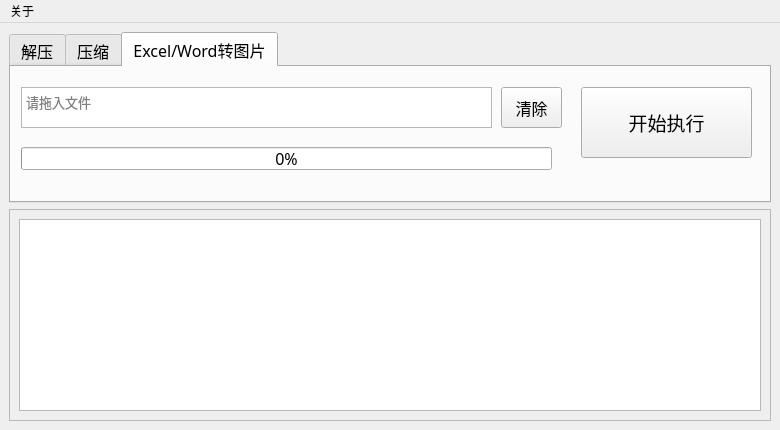
<?xml version="1.0" encoding="UTF-8"?>
<ui version="4.0">
 <class>MainWindow</class>
 <widget class="QMainWindow" name="MainWindow">
  <property name="geometry">
   <rect>
    <x>0</x>
    <y>0</y>
    <width>780</width>
    <height>430</height>
   </rect>
  </property>
  <property name="minimumSize">
   <size>
    <width>780</width>
    <height>430</height>
   </size>
  </property>
  <property name="maximumSize">
   <size>
    <width>780</width>
    <height>430</height>
   </size>
  </property>
  <property name="windowTitle">
   <string>MainWindow</string>
  </property>
  <widget class="QWidget" name="centralwidget">
   <layout class="QGridLayout" name="gridLayout">
    <item row="0" column="0">
     <widget class="QTabWidget" name="tabWidget">
      <property name="font">
       <font>
        <family>华文中宋</family>
        <pointsize>12</pointsize>
       </font>
      </property>
      <property name="currentIndex">
       <number>2</number>
      </property>
      <widget class="QWidget" name="tab_uncompress">
       <attribute name="title">
        <string>解压</string>
       </attribute>
       <widget class="QPushButton" name="pushButton_uncompress_start">
        <property name="geometry">
         <rect>
          <x>570</x>
          <y>20</y>
          <width>171</width>
          <height>71</height>
         </rect>
        </property>
        <property name="font">
         <font>
          <pointsize>14</pointsize>
         </font>
        </property>
        <property name="text">
         <string>开始执行</string>
        </property>
       </widget>
       <widget class="QTextEdit" name="textEdit_uncompress_filePath">
        <property name="geometry">
         <rect>
          <x>10</x>
          <y>20</y>
          <width>471</width>
          <height>41</height>
         </rect>
        </property>
        <property name="font">
         <font>
          <pointsize>10</pointsize>
         </font>
        </property>
        <property name="cursor" stdset="0">
         <cursorShape>IBeamCursor</cursorShape>
        </property>
        <property name="inputMethodHints">
         <set>Qt::ImhMultiLine</set>
        </property>
        <property name="frameShape">
         <enum>QFrame::StyledPanel</enum>
        </property>
        <property name="frameShadow">
         <enum>QFrame::Sunken</enum>
        </property>
        <property name="acceptRichText">
         <bool>false</bool>
        </property>
        <property name="placeholderText">
         <string>请拖入文件</string>
        </property>
       </widget>
       <widget class="QProgressBar" name="progressBar_uncompress_progress">
        <property name="geometry">
         <rect>
          <x>10</x>
          <y>80</y>
          <width>531</width>
          <height>23</height>
         </rect>
        </property>
        <property name="value">
         <number>0</number>
        </property>
       </widget>
       <widget class="QPushButton" name="pushButton_uncompress_clear">
        <property name="geometry">
         <rect>
          <x>490</x>
          <y>20</y>
          <width>61</width>
          <height>41</height>
         </rect>
        </property>
        <property name="text">
         <string>清除</string>
        </property>
       </widget>
      </widget>
      <widget class="QWidget" name="tab_compress">
       <attribute name="title">
        <string>压缩</string>
       </attribute>
       <widget class="QTextEdit" name="textEdit_compress_filePath">
        <property name="geometry">
         <rect>
          <x>10</x>
          <y>20</y>
          <width>471</width>
          <height>41</height>
         </rect>
        </property>
        <property name="font">
         <font>
          <pointsize>10</pointsize>
         </font>
        </property>
        <property name="cursor" stdset="0">
         <cursorShape>IBeamCursor</cursorShape>
        </property>
        <property name="frameShape">
         <enum>QFrame::StyledPanel</enum>
        </property>
        <property name="frameShadow">
         <enum>QFrame::Sunken</enum>
        </property>
        <property name="acceptRichText">
         <bool>false</bool>
        </property>
        <property name="placeholderText">
         <string>请拖入文件</string>
        </property>
       </widget>
       <widget class="QPushButton" name="pushButton_compress_start">
        <property name="geometry">
         <rect>
          <x>570</x>
          <y>20</y>
          <width>171</width>
          <height>71</height>
         </rect>
        </property>
        <property name="font">
         <font>
          <pointsize>14</pointsize>
         </font>
        </property>
        <property name="text">
         <string>开始执行</string>
        </property>
       </widget>
       <widget class="QProgressBar" name="progressBar_compress_progress">
        <property name="geometry">
         <rect>
          <x>10</x>
          <y>80</y>
          <width>531</width>
          <height>23</height>
         </rect>
        </property>
        <property name="value">
         <number>0</number>
        </property>
       </widget>
       <widget class="QPushButton" name="pushButton_compress_clear">
        <property name="geometry">
         <rect>
          <x>490</x>
          <y>20</y>
          <width>61</width>
          <height>41</height>
         </rect>
        </property>
        <property name="text">
         <string>清除</string>
        </property>
       </widget>
      </widget>
      <widget class="QWidget" name="tab_excel2image">
       <attribute name="title">
        <string>Excel/Word转图片</string>
       </attribute>
       <widget class="QProgressBar" name="progressBar_wps2image_progress">
        <property name="geometry">
         <rect>
          <x>10</x>
          <y>80</y>
          <width>531</width>
          <height>23</height>
         </rect>
        </property>
        <property name="value">
         <number>0</number>
        </property>
       </widget>
       <widget class="QTextEdit" name="textEdit_wps2image_filePath">
        <property name="geometry">
         <rect>
          <x>10</x>
          <y>20</y>
          <width>471</width>
          <height>41</height>
         </rect>
        </property>
        <property name="font">
         <font>
          <pointsize>10</pointsize>
         </font>
        </property>
        <property name="cursor" stdset="0">
         <cursorShape>IBeamCursor</cursorShape>
        </property>
        <property name="frameShape">
         <enum>QFrame::StyledPanel</enum>
        </property>
        <property name="frameShadow">
         <enum>QFrame::Sunken</enum>
        </property>
        <property name="acceptRichText">
         <bool>false</bool>
        </property>
        <property name="placeholderText">
         <string>请拖入文件</string>
        </property>
       </widget>
       <widget class="QPushButton" name="pushButton_wps2image_start">
        <property name="geometry">
         <rect>
          <x>570</x>
          <y>20</y>
          <width>171</width>
          <height>71</height>
         </rect>
        </property>
        <property name="font">
         <font>
          <pointsize>14</pointsize>
         </font>
        </property>
        <property name="text">
         <string>开始执行</string>
        </property>
       </widget>
       <widget class="QPushButton" name="pushButton_wps2image_clear">
        <property name="geometry">
         <rect>
          <x>490</x>
          <y>20</y>
          <width>61</width>
          <height>41</height>
         </rect>
        </property>
        <property name="text">
         <string>清除</string>
        </property>
       </widget>
      </widget>
     </widget>
    </item>
    <item row="1" column="0">
     <widget class="QScrollArea" name="scrollArea">
      <property name="font">
       <font>
        <kerning>true</kerning>
       </font>
      </property>
      <property name="focusPolicy">
       <enum>Qt::StrongFocus</enum>
      </property>
      <property name="widgetResizable">
       <bool>true</bool>
      </property>
      <widget class="QWidget" name="scrollAreaWidgetContents">
       <property name="geometry">
        <rect>
         <x>0</x>
         <y>0</y>
         <width>756</width>
         <height>214</height>
        </rect>
       </property>
       <layout class="QGridLayout" name="gridLayout_2">
        <item row="0" column="0">
         <widget class="QPlainTextEdit" name="plainTextEdit_debug"/>
        </item>
       </layout>
      </widget>
     </widget>
    </item>
   </layout>
  </widget>
  <widget class="QMenuBar" name="menuBar">
   <property name="geometry">
    <rect>
     <x>0</x>
     <y>0</y>
     <width>780</width>
     <height>26</height>
    </rect>
   </property>
   <widget class="QMenu" name="menu">
    <property name="title">
     <string>关于</string>
    </property>
    <addaction name="actionGithub"/>
    <addaction name="actionauthor"/>
   </widget>
   <addaction name="menu"/>
  </widget>
  <action name="actionGithub">
   <property name="text">
    <string>Github</string>
   </property>
  </action>
  <action name="actionauthor">
   <property name="text">
    <string>作者</string>
   </property>
  </action>
 </widget>
 <resources/>
 <connections>
  <connection>
   <sender>pushButton_uncompress_start</sender>
   <signal>clicked()</signal>
   <receiver>MainWindow</receiver>
   <slot>uncompress_start()</slot>
   <hints>
    <hint type="sourcelabel">
     <x>720</x>
     <y>129</y>
    </hint>
    <hint type="destinationlabel">
     <x>774</x>
     <y>171</y>
    </hint>
   </hints>
  </connection>
  <connection>
   <sender>pushButton_compress_start</sender>
   <signal>clicked()</signal>
   <receiver>MainWindow</receiver>
   <slot>compress_start()</slot>
   <hints>
    <hint type="sourcelabel">
     <x>727</x>
     <y>133</y>
    </hint>
    <hint type="destinationlabel">
     <x>772</x>
     <y>165</y>
    </hint>
   </hints>
  </connection>
  <connection>
   <sender>pushButton_wps2image_start</sender>
   <signal>clicked()</signal>
   <receiver>MainWindow</receiver>
   <slot>wps2image_start()</slot>
   <hints>
    <hint type="sourcelabel">
     <x>705</x>
     <y>122</y>
    </hint>
    <hint type="destinationlabel">
     <x>761</x>
     <y>196</y>
    </hint>
   </hints>
  </connection>
  <connection>
   <sender>pushButton_uncompress_clear</sender>
   <signal>clicked()</signal>
   <receiver>MainWindow</receiver>
   <slot>uncompress_clear()</slot>
   <hints>
    <hint type="sourcelabel">
     <x>533</x>
     <y>106</y>
    </hint>
    <hint type="destinationlabel">
     <x>566</x>
     <y>199</y>
    </hint>
   </hints>
  </connection>
  <connection>
   <sender>pushButton_compress_clear</sender>
   <signal>clicked()</signal>
   <receiver>MainWindow</receiver>
   <slot>compress_clear()</slot>
   <hints>
    <hint type="sourcelabel">
     <x>528</x>
     <y>108</y>
    </hint>
    <hint type="destinationlabel">
     <x>583</x>
     <y>29</y>
    </hint>
   </hints>
  </connection>
  <connection>
   <sender>pushButton_wps2image_clear</sender>
   <signal>clicked()</signal>
   <receiver>MainWindow</receiver>
   <slot>wps2image_clear()</slot>
   <hints>
    <hint type="sourcelabel">
     <x>532</x>
     <y>111</y>
    </hint>
    <hint type="destinationlabel">
     <x>568</x>
     <y>-14</y>
    </hint>
   </hints>
  </connection>
 </connections>
 <slots>
  <slot>uncompress_start()</slot>
  <slot>compress_start()</slot>
  <slot>wps2image_start()</slot>
  <slot>uncompress_clear()</slot>
  <slot>compress_clear()</slot>
  <slot>wps2image_clear()</slot>
 </slots>
</ui>
